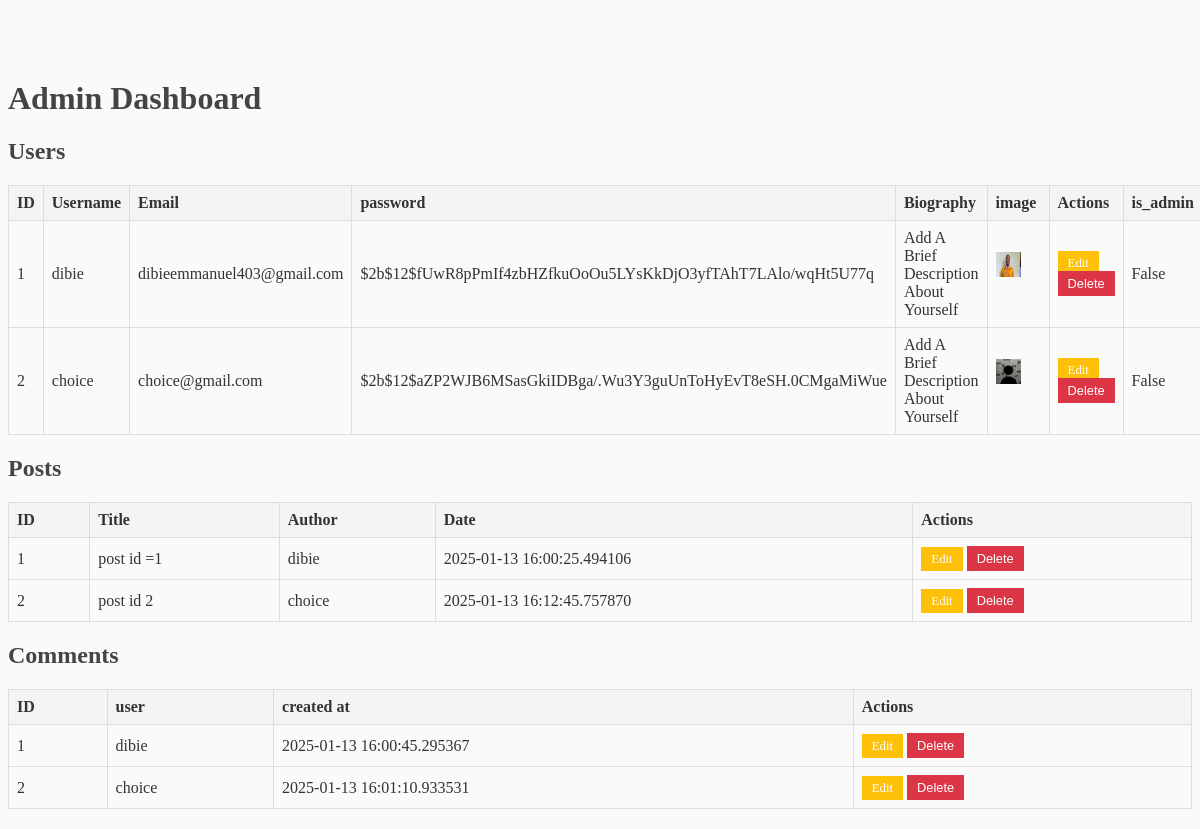
Page /admin (signed in) on the earlier database version.
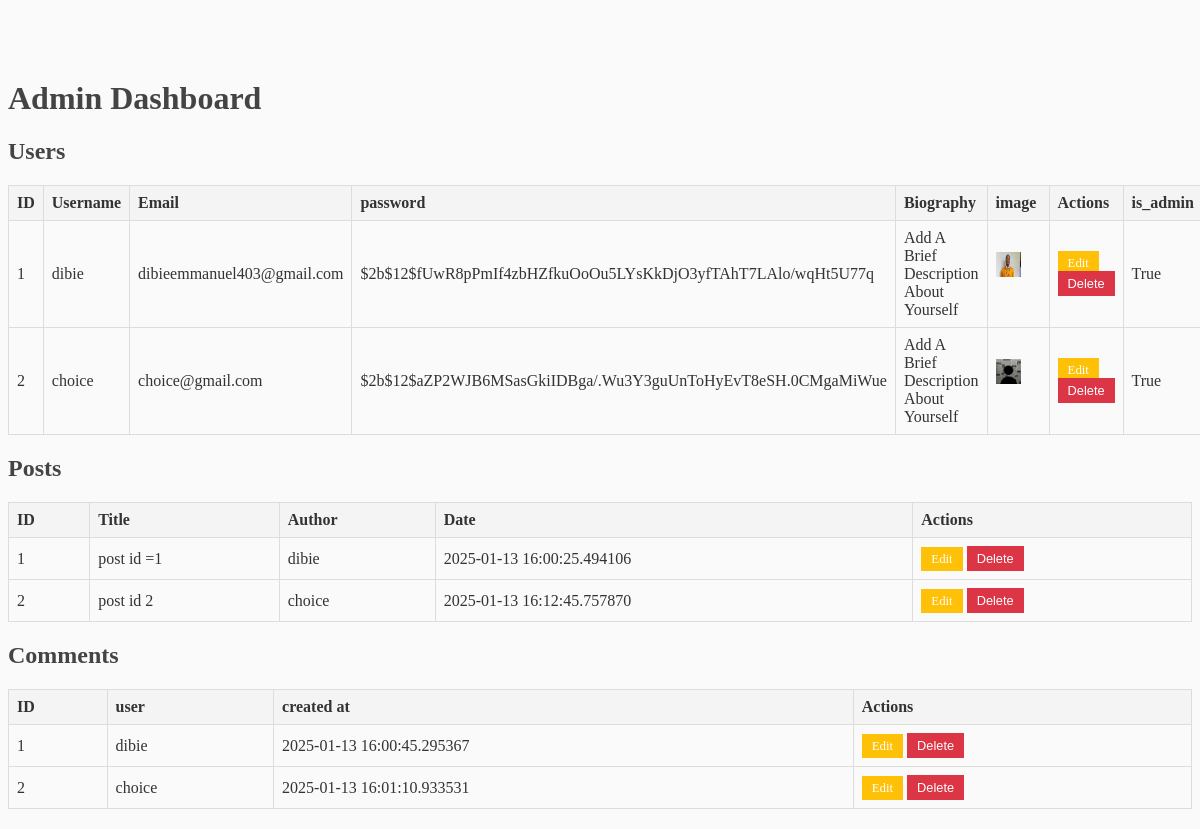
Same page on the later database version.
### flaskblog/models.py (models this page shows, shortened)
class User(db.Model, UserMixin):
    id = db.Column(db.Integer, primary_key=True)
    username = db.Column(db.String(20), nullable=False, unique=True)
    email = db.Column(db.String(120), nullable=False, unique=True)
    image_file = db.Column(db.String(20), nullable=False, default='default.jpg')
    password = db.Column(db.String(60), nullable=False)
    posts = db.relationship('Post', backref='author', lazy=True)
    is_admin = db.Column(db.Boolean, nullable=False,default=False)
    Biography= db.Column(db.Text, nullable=False,default='Add A Brief Description About Yourself')

class Post(db.Model):
    id = db.Column(db.Integer, primary_key=True)
    title = db.Column(db.String(100), nullable=False)
    content = db.Column(db.Text, nullable=False)
    date = db.Column(db.DateTime, nullable=False, default=datetime.utcnow)
    user_id = db.Column(db.Integer, db.ForeignKey('user.id'), nullable=False)
    is_admin = db.Column(db.Boolean, nullable=False,default=False)
    image = db.Column(db.String(20), nullable=False, default='default.jpg')

class Comment(db.Model):
    id = db.Column(db.Integer, primary_key=True)
    content = db.Column(db.String(500), nullable=False)
    user_id = db.Column(db.Integer, db.ForeignKey('user.id'), nullable=False)
    post_id = db.Column(db.Integer, db.ForeignKey('post.id'), nullable=False)
    created_at = db.Column(db.DateTime, default=datetime.utcnow)
    user = db.relationship('User', backref=db.backref('comments', lazy=True))
    post = db.relationship('Post', backref=db.backref('comments', lazy='dynamic'))

### flaskblog/routes.py (the view)
@app.route('/admin', methods=['GET', 'POST'])
@login_required
def admin_page():
    posts = Post.query.all()  # Fetch all posts
    users = User.query.all()  # Fetch all users
    comments=Comment.query.all()
    if current_user.email != 'dibieemmanuel403@gmail.com':  # Ensure the user is an admin
        flash("You are not authorized to access this page.", "danger")
        return redirect(url_for('home'))  # Redirect unauthorized users to home
    return render_template('admin.html', users=users, posts=posts,comments=comments)

### flaskblog/models.py (called while the page is built)
@login_manager.user_loader
def load_user(user_id):
    return User.query.get(int(user_id))

### flaskblog/templates/Admin.html (shortened to what this page needs)
<!DOCTYPE html>
<html lang="en">
<head>
    <link rel="stylesheet" href="{{ url_for('static', filename='main.css') }}">
</head>
<body>
    <div class="container">
        <h1 class="text-center text-primary">Admin Dashboard</h1>
        <h2 class="mt-5">Users</h2>
        <table class="table table-bordered">
            <thead>
                <tr>
                    <th>ID</th>
                    <th>Username</th>
                    <th>Email</th>
                    <th>password</th>
                    <th>Biography</th>
                    <th>image</th>
                    <th>Actions</th>
                    <th>is_admin</th>
                </tr>
            </thead>
            <tbody>
                {% for user in users %}
                <tr>
                    <td>{{ user.id }}</td>
                    <td>{{ user.username }}</td>
                    <td>{{ user.email }}</td>
                    <td>{{ user.password }}</td>
                    <td>{{ user.Biography }}</td>
                    <td><img class="rounded-circle border account-img2 border-primary"
                     src="{{ url_for('static', filename='profile_pics/' + user.image_file) }}"> </td>
                    <td>
                        <a href="{{ url_for('edit_user', user_id=user.id) }}" class="btn11 btn-warning btn-sm">Edit</a>
                        <form action="{{ url_for('delete_user', user_id=user.id) }}" method="POST" style="display:inline;">
                            <button type="submit" class="btn11 btn-danger btn-sm">Delete</button>
                        </form>
                    </td>
                    <td>{{ user.is_admin }}</td>
                </tr>
                {% endfor %}
            </tbody>
        </table>
        <h2 class="mt-5">Posts</h2>
        <table class="table table-bordered">
            <thead>
                <tr>
                    <th>ID</th>
                    <th>Title</th>
                    <th>Author</th>
                    <th>Date</th>
                    <th>Actions</th>
                </tr>
            </thead>
            <tbody>
                {% for post in posts %}
                <tr>
                    <td>{{ post.id }}</td>
                    <td>{{ post.title }}</td>
                    <td>{{ post.author.username }}</td>
                    <td>{{ post.date }}</td>
                    <td>
                        <a href="{{ url_for('edit_post', post_id=post.id) }}" class="btn11 btn-warning btn-sm">Edit</a>
                        <form action="{{ url_for('delete_post', post_id=post.id) }}" method="POST" style="display:inline;">
                            <button type="submit" class="btn11 btn-danger btn-sm">Delete</button>
                        </form>
                    </td>
                </tr>
                {% endfor %}
            </tbody>
        </table>
        <h2 class="mt-5">Comments</h2>
        <table class="table table-bordered">
            <thead>
                <tr>
                    <th>ID</th>
                    <th>user</th>
                    <th>created at</th>
                    <th>Actions</th>
                </tr>
            </thead>
            <tbody>
                {% for comment in comments %}
                <tr>
                    <td>{{ comment.id }}</td>
                    <td>{{ comment.user.username }}</td>
                    <td>{{ comment.created_at }}</td>
                    <td>
                        <a class="btn11 btn-warning btn-sm">Edit</a>
                        <form action="{{ url_for('delete_comment_admin', comment_id=comment.id) }}" method="POST" style="display:inline;">
                            <button type="submit" class="btn11 btn-danger btn-sm">Delete</button>
                        </form>
                    </td>
                </tr>
               {% endfor %}
            </tbody>
        </table>
    </div>
</body>
</html>

### flaskblog/static/main.css (style rules this page uses)
body { background: #fafafa; color: #333333; margin-top: 5rem; }
h1, h2, h3, h4, h5, h6 { color: #444444; }
.account-img2 { height: 25px; width: 25px; margin-right: 20px; margin-bottom: 16px; }
.table { width: 100%; margin-bottom: 20px; border-collapse: collapse; }
.table th, .table td { border: 1px solid #ddd; padding: 8px; text-align: left; }
.table th { background-color: #f4f4f4; }
.btn11 { text-decoration: none; padding: 5px 10px; color: #fff; border: none; cursor: pointer; }
.btn-warning { background-color: #ffc107; }
.btn-danger { background-color: #dc3545; }
.btn-sm { font-size: 0.8rem; }

Differences in the rows shown:
changed User "dibie": is_admin "False" → "True"
changed User "choice": is_admin "False" → "True"
